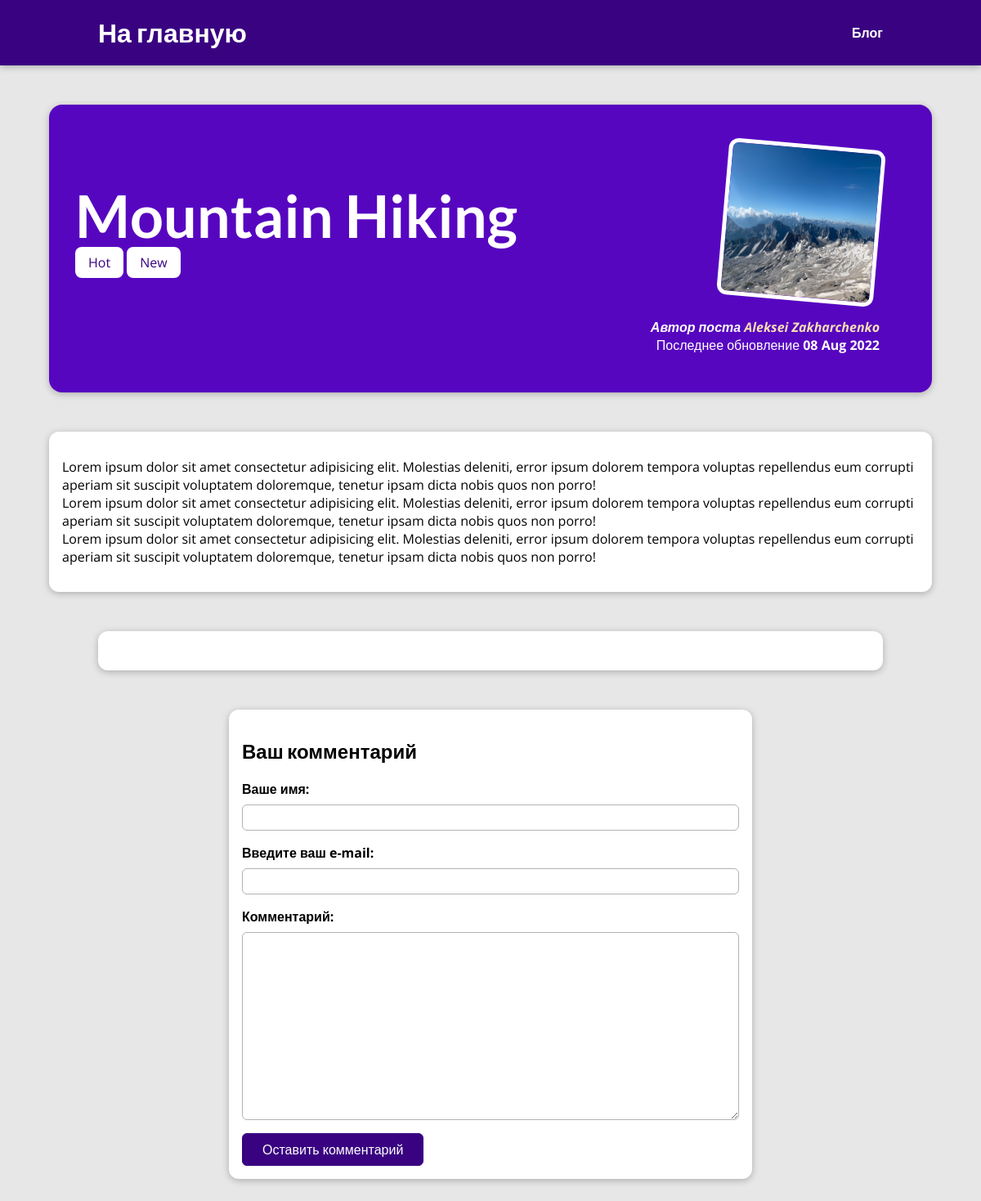
/blog/mountain-hiking, run on the app's committed database.
### blog/models.py (models this page shows, shortened)
class Post(models.Model):
    author = models.ForeignKey(Author,null=True, on_delete=models.SET_NULL, related_name="posts")
    tag = models.ManyToManyField(Tag)
    title = models.CharField(max_length=150)
    excerpt = models.CharField(max_length=300)
    image = models.ImageField(upload_to = 'images', null = True)
    date = models.DateField(auto_now=True)
    slug = models.SlugField(unique=True, db_index=True)
    content = models.TextField(validators=[MinLengthValidator(10)])

class Tag(models.Model):
    caption = models.CharField(max_length=20)

class Author(models.Model):
    first_name = models.CharField(max_length=30)
    last_name = models.CharField(max_length=50)
    e_mail = models.EmailField(max_length=50)
    def __str__(self):
        return f'{self.first_name} {self.last_name}'

### blog/views.py (the view, shortened to what this page needs)
# urls.py: path('blog/<slug:slug>', views.article.as_view(), name = "article")
class article(View):
    def get(self, request, slug):
        post = Post.objects.get(slug=slug)
        context = {
            'article' : post,
            'tags' : post.tag.all(),
            'comment' : CommentForm(),
            'comments' : post.comments.all()
        }
        return render(request, "blog/article.html", context )

### blog/forms.py
class CommentForm(forms.ModelForm):
    class Meta:
        model = Comment
        exclude = ['post']
        labels = {
        'name' : 'Ваше имя',
        'e_mail' : "Введите ваш e-mail",
        'comment' : 'Комментарий'
        }

### blog/templates/blog/article.html (shortened to what this page needs)
{% extends "base.html" %}
{% load static %}
{% block css %}
    <link rel="stylesheet" href=" {% static 'blog/post.css' %} ">
{% endblock  %}
{% block body %}
    <section id="summary">
        <h2> {{article.title|title}} </h2>
        {% for tag in tags %}
        <span class='tag'>{{tag.caption}}</span>
        {% endfor%}
        <article>
            <img src="{{ article.image.url }}" alt="{{article.title}}">
            <address>Автор поста <a href="mailto:{{article.author.email}}">{{article.author}}</a>    </address>
            <div>
                Последнее обновление <time>{{article.date|date:"d M Y"}} </time>
            </div>
        </article>
    </section>
    <main>
        <p>
            {{article.content|linebreaks}}
        </p>
    </main>
    <section id='comments'>
    </section>
    <section id = 'comment-form'>
        <h1>Ваш комментарий</h1>
        <form action="{% url "article" article.slug %}" method='POST'>
            {% for field in comment  %}
                <div class="form-control {% if field.errors %}invalid{% endif %}">
                        {{field.label_tag}}
                        {{field}}
                </div>
            {% endfor %}
            <button>Оставить комментарий</button>
           </form>
    </section>
{% endblock %}

### static/base.css (style rules this page uses)
* { box-sizing: border-box; }
html { font-family: 'Open Sans', 'Lato', sans-serif; }
body { margin: 0; }
h1, h2, h3 { font-family: 'Lato', sans-serif; font-weight: bold; }

### blog/static/blog/post.css (style rules this page uses)
body { background-color: #e7e7e7; }
#summary { margin: 8rem auto 3rem auto; padding: 2rem; width: 90%; border-radius: 16px; background-color: #5706c0; position: relative; box-shadow: 0 2px 8px rgba(0, 0, 0, 0.25); height: 22rem; }
#summary h2 { color: white; font-size: 4.5rem; margin-bottom: 0.25rem; }
#summary article { position: absolute; top: 2rem; right: 3rem; padding: 1rem 1rem; border-radius: 12px; text-align: right; color: white; }
#summary article img { width: 12rem; height: 12rem; border-radius: 12px; transform: rotateZ(5deg); border: 5px solid white; margin-bottom: 1rem; }
#summary address { font-weight: bold; }
#summary a { color: wheat; text-decoration: none; }
#summary time { font-weight: bold; }
main { width: 90%; max-width: 90rem; margin: 3rem auto; background-color: white; padding: 1rem; border-radius: 12px; box-shadow: 0 2px 8px rgba(0, 0, 0, 0.25); }
.tag { background-color: white; color: #390281; padding: 0.5rem 1rem; border-radius: 8px; }
#comment-form { margin: 3rem auto; border-radius: 12px; width: 90%; max-width: 40rem; background-color: white; box-shadow: 0 2px 8px rgba(0, 0, 0, 0.25); padding: 1rem; }
#comment-form button { font: inherit; background-color: #390281; color: white; border: 1px solid #390281; padding: 0.5rem 1.5rem; border-radius: 6px; cursor: pointer; }
.form-control { margin: 0 0 1rem 0 }
.form-control label { font-weight: bold; margin-bottom: 0.5rem; display: block; }
.form-control input, .form-control textarea { display: block; width: 100%; font: inherit; padding: 0.25rem; border-radius: 6px; border: 1px solid rgb(180, 177, 177); }
#comments { margin: 3rem auto; border-radius: 12px; width: 90%; max-width: 60rem; background-color: white; box-shadow: 0 2px 8px rgba(0, 0, 0, 0.25); padding: 1rem 2rem; }

### data on the page
Post: title "Mountain Hiking", image (picture), author "Aleksei Zakharchenko", date "08 Aug 2022", content "Lorem ipsum dolor sit amet consectetur adipisicing elit. Molestias deleniti, error ipsum dolorem tempora voluptas repellendus eum corrupti aperiam sit suscipit voluptatem doloremque, tenetur ipsam dicta nobis quos non porro! Lorem ipsum dolor sit amet consectetur adipisicing elit. Molestias deleniti, error ipsum dolorem tempora voluptas repellendus eum corrupti aperiam sit suscipit voluptatem doloremque, tenetur ipsam dicta nobis quos non porro! Lorem ipsum dolor sit amet consectetur adipisicing elit. Molestias deleniti, error ipsum dolorem tempora voluptas repellendus eum corrupti aperiam sit suscipit voluptatem doloremque, tenetur ipsam dicta nobis quos non porro!"
Tag: caption "Hot"
Tag: caption "New"

### other printed values
{{ field.label_tag }} "Ваше имя:" "Введите ваш e-mail:" "Комментарий:"
